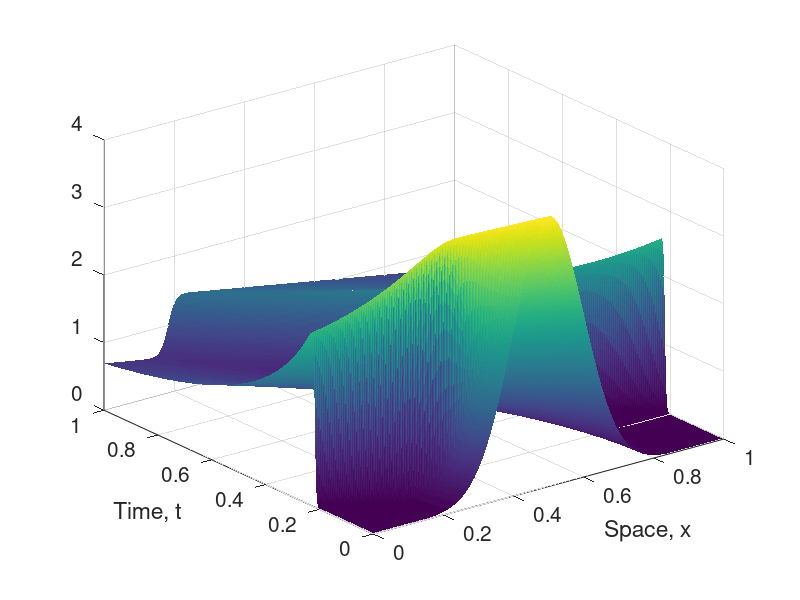

Here is the MATLAB script that generated this plot:
% Main 4
clear all
close all
N = 300;
M = 2000;
d = 0.005;
tend = 1;
dt = tend/M;
dx = 1/N;

x = linspace(0,1,N+1);
t = linspace(0,tend,M+1);
[xx,tt]=meshgrid(x,t); % Will be used when we plot

% Creating Tdx
supT = 1;
diagT = -2;
subT = 1;
T = full(gallery('tridiag',length(x),supT,diagT,subT));
T(end,1) = subT;
T(1,end) = supT;
Tdx = (1/dx^2)*T;


% Creatin Sdx
sup = 1;
diag = 0;
sub = -1;
S = full(gallery('tridiag',length(x),sup,diag,sub));
S(end,1) = -1;
S(1,end) = 1;
Sdx = (1/(2*dx))*S;

CFL = d*dt/(dx^2)

uold = 4*exp(-50*(x-0.5).^2); % g(x)
sol = uold;

for i=1:M
    LW = uold - dt*uold.*(Sdx*uold')' + ((dt^2)/2)*uold.*(uold.*(Tdx*uold')' + 2*((Sdx*uold')').^2);
    I = eye(size(Tdx));
    ru = LW + (d*dt/2)*(Tdx*uold')';
    unew = ((I - (d*dt/2)*Tdx)\ru')';
    sol = [sol; unew];
    uold = unew;
    
end

surf(xx,tt,sol,'EdgeColor','none');
set(gca,'FontSize',15)
ylabel('Time, t');
xlabel('Space, x');